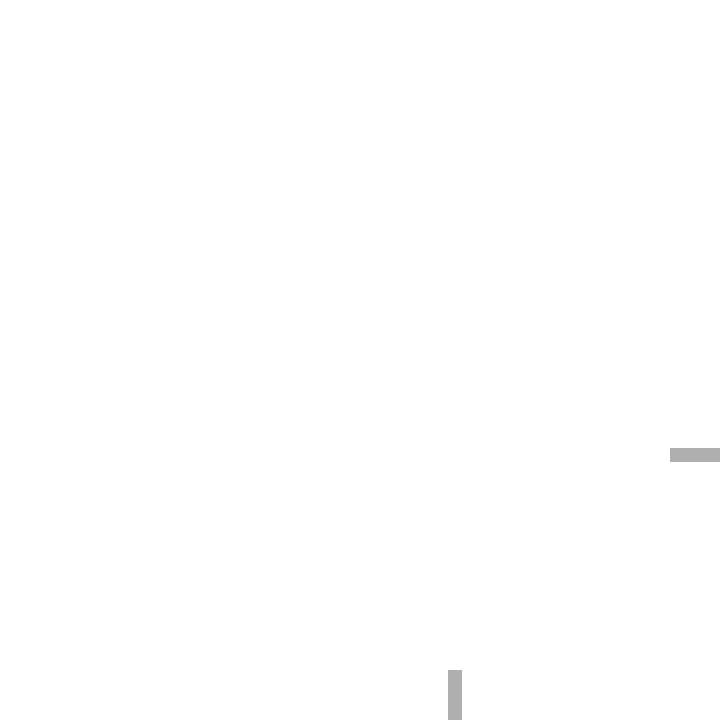
Frame 1 (no input)
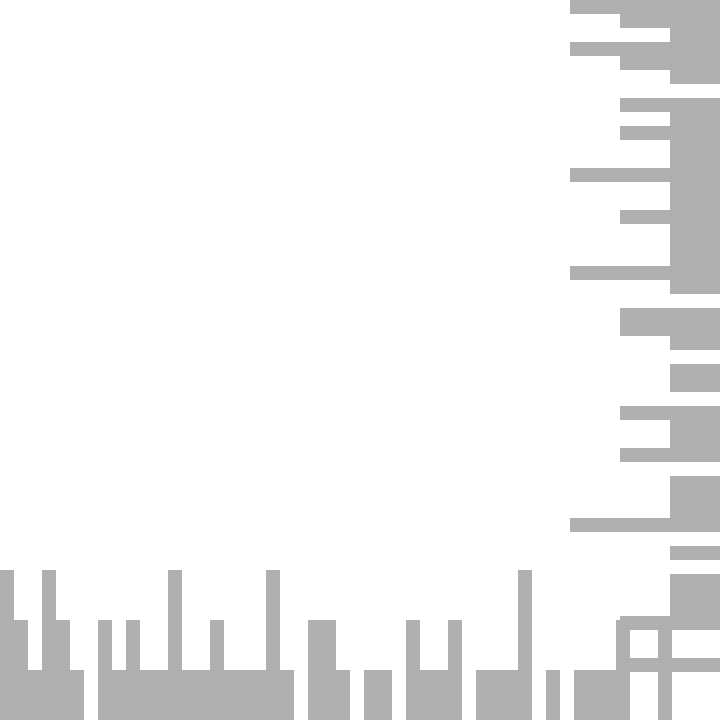
Frame 60 (the mouse pressed at the canvas centre just before this capture)
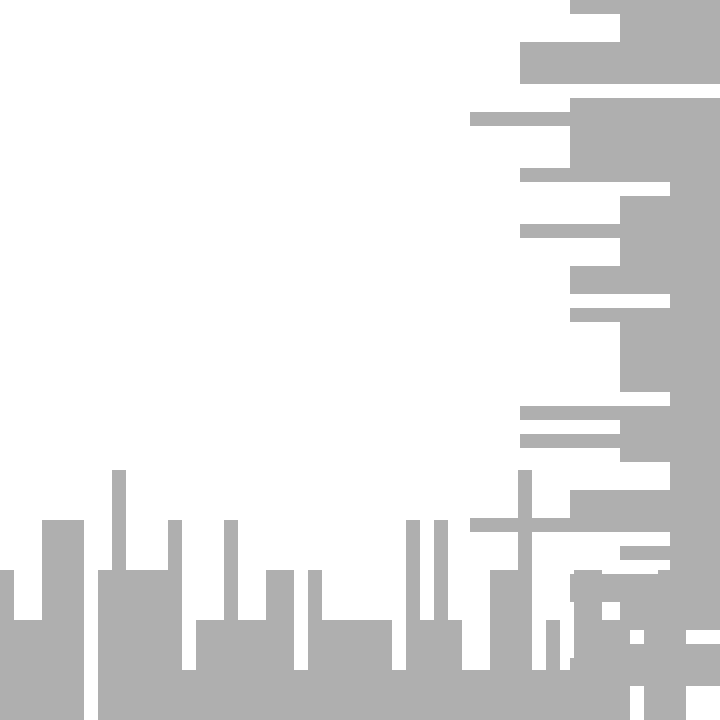
Frame 120 (the mouse held since frame 60 and released just before this capture)

The Processing sketch that drew these frames (run headless with seeded random() and noise(); from frame 60 on, the mouse is pressed at the canvas centre):

// Processing sketch: NOC_RandomWalkIII_RandNumDistV2
// ── NOC_RandomWalkIII_RandNumDistV2.pde
int [] randomCounts; //it keeps track of how often random numbers are picked. 

void setup(){
 size(720,720);
 randomCounts = new int[50];
 background(255);
}

void draw(){
  //
  int index = int(random(randomCounts.length)); //Pick a random number and increase the count.
  randomCounts[index] = randomCounts[index]+50;
  
  noStroke();
  fill(175);
  int w = width/randomCounts.length;
  for (int x = 0; x < randomCounts.length; x++){ //graphing the results
    rect(x*w, height-randomCounts[x],w,randomCounts[x]);
  }
  for (int x = 0; x < randomCounts.length; x++){ //graphing the results
    rect(height-randomCounts[x],x*w,randomCounts[x], w);
  }
  
}
